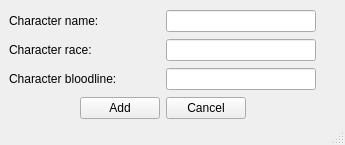
<ui version="4.0" >
 <author></author>
 <comment></comment>
 <exportmacro></exportmacro>
 <class>addCharacter</class>
 <widget class="QMainWindow" name="addCharacter" >
  <property name="geometry" >
   <rect>
    <x>0</x>
    <y>0</y>
    <width>345</width>
    <height>145</height>
   </rect>
  </property>
  <property name="minimumSize" >
   <size>
    <width>345</width>
    <height>145</height>
   </size>
  </property>
  <property name="maximumSize" >
   <size>
    <width>345</width>
    <height>145</height>
   </size>
  </property>
  <property name="windowTitle" >
   <string>Add Character</string>
  </property>
  <widget class="QWidget" name="centralwidget" >
   <widget class="QWidget" name="widget" >
    <property name="geometry" >
     <rect>
      <x>9</x>
      <y>9</y>
      <width>307</width>
      <height>111</height>
     </rect>
    </property>
    <layout class="QVBoxLayout" >
     <property name="margin" >
      <number>0</number>
     </property>
     <property name="spacing" >
      <number>6</number>
     </property>
     <item>
      <layout class="QHBoxLayout" >
       <property name="margin" >
        <number>0</number>
       </property>
       <property name="spacing" >
        <number>6</number>
       </property>
       <item>
        <widget class="QLabel" name="label" >
         <property name="text" >
          <string>Character name:</string>
         </property>
        </widget>
       </item>
       <item>
        <spacer>
         <property name="orientation" >
          <enum>Qt::Horizontal</enum>
         </property>
         <property name="sizeHint" >
          <size>
           <width>40</width>
           <height>20</height>
          </size>
         </property>
        </spacer>
       </item>
       <item>
        <widget class="QLineEdit" name="charName" >
         <property name="minimumSize" >
          <size>
           <width>150</width>
           <height>0</height>
          </size>
         </property>
         <property name="alignment" >
          <set>Qt::AlignRight</set>
         </property>
        </widget>
       </item>
      </layout>
     </item>
     <item>
      <layout class="QHBoxLayout" >
       <property name="margin" >
        <number>0</number>
       </property>
       <property name="spacing" >
        <number>6</number>
       </property>
       <item>
        <widget class="QLabel" name="label_2" >
         <property name="text" >
          <string>Character race:</string>
         </property>
        </widget>
       </item>
       <item>
        <spacer>
         <property name="orientation" >
          <enum>Qt::Horizontal</enum>
         </property>
         <property name="sizeHint" >
          <size>
           <width>40</width>
           <height>20</height>
          </size>
         </property>
        </spacer>
       </item>
       <item>
        <widget class="QLineEdit" name="charRace" >
         <property name="minimumSize" >
          <size>
           <width>150</width>
           <height>0</height>
          </size>
         </property>
         <property name="alignment" >
          <set>Qt::AlignRight</set>
         </property>
        </widget>
       </item>
      </layout>
     </item>
     <item>
      <layout class="QHBoxLayout" >
       <property name="margin" >
        <number>0</number>
       </property>
       <property name="spacing" >
        <number>6</number>
       </property>
       <item>
        <widget class="QLabel" name="label_3" >
         <property name="text" >
          <string>Character bloodline:</string>
         </property>
        </widget>
       </item>
       <item>
        <spacer>
         <property name="orientation" >
          <enum>Qt::Horizontal</enum>
         </property>
         <property name="sizeHint" >
          <size>
           <width>40</width>
           <height>20</height>
          </size>
         </property>
        </spacer>
       </item>
       <item>
        <widget class="QLineEdit" name="charBlood" >
         <property name="minimumSize" >
          <size>
           <width>150</width>
           <height>0</height>
          </size>
         </property>
         <property name="alignment" >
          <set>Qt::AlignRight</set>
         </property>
        </widget>
       </item>
      </layout>
     </item>
     <item>
      <layout class="QHBoxLayout" >
       <property name="margin" >
        <number>0</number>
       </property>
       <property name="spacing" >
        <number>6</number>
       </property>
       <item>
        <spacer>
         <property name="orientation" >
          <enum>Qt::Horizontal</enum>
         </property>
         <property name="sizeHint" >
          <size>
           <width>40</width>
           <height>20</height>
          </size>
         </property>
        </spacer>
       </item>
       <item>
        <widget class="QPushButton" name="addButton" >
         <property name="text" >
          <string>Add</string>
         </property>
        </widget>
       </item>
       <item>
        <widget class="QPushButton" name="cancelButton" >
         <property name="text" >
          <string>Cancel</string>
         </property>
        </widget>
       </item>
       <item>
        <spacer>
         <property name="orientation" >
          <enum>Qt::Horizontal</enum>
         </property>
         <property name="sizeHint" >
          <size>
           <width>40</width>
           <height>20</height>
          </size>
         </property>
        </spacer>
       </item>
      </layout>
     </item>
    </layout>
   </widget>
  </widget>
  <widget class="QMenuBar" name="menubar" >
   <property name="geometry" >
    <rect>
     <x>0</x>
     <y>0</y>
     <width>345</width>
     <height>21</height>
    </rect>
   </property>
  </widget>
  <widget class="QStatusBar" name="statusbar" />
 </widget>
 <pixmapfunction></pixmapfunction>
 <resources/>
 <connections/>
</ui>
